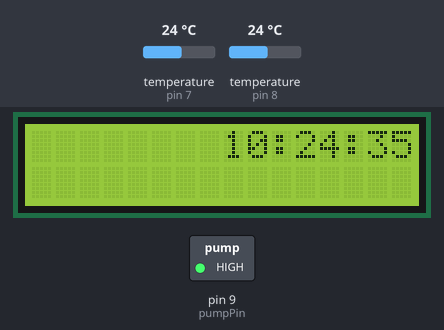
Simulated run of this sketch. Board: Arduino Uno, built with avr-gcc and run on an emulated ATmega328P. Parts: 16×2 character LCD, switched loads named in the sketch (green lamp = pin HIGH). The test bench sets the inputs (shaded band); at power-on: temperature (sensors on pin 7, pin 8) 24 °C. The local clock reads 2024-03-15 10:24:30 at power-on unless the sketch sets it.

Above: at 6.3 s.
6.4 s: temperature (sensor on pin 7) set to 12 °C
At 7.8 s:
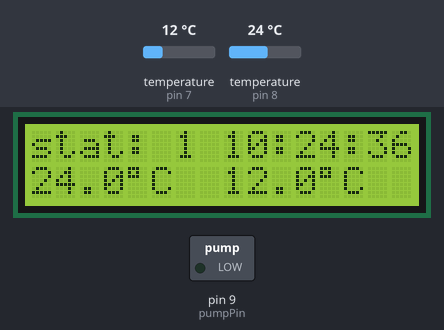
11.8 s: temperature (sensor on pin 8) set to 12 °C
At 13.2 s:
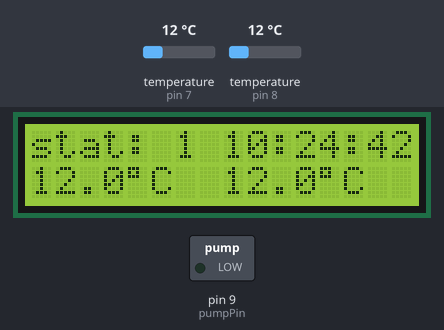
14.4 s: temperature (sensor on pin 7) set to 19 °C
At 15.5 s:
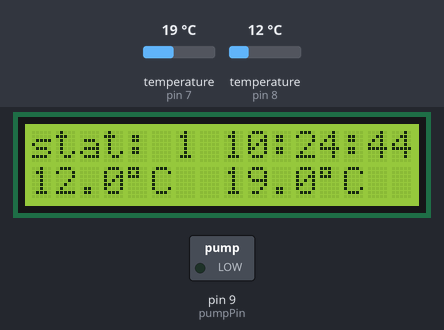
16.6 s: temperature (sensor on pin 8) set to 19 °C
At 18.8 s:
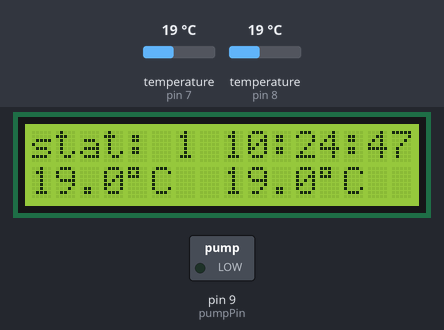
19.1 s: temperature (sensor on pin 7) set to 28 °C
At 19.8 s:
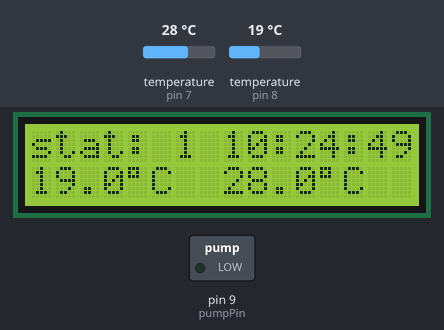
21.3 s: temperature (sensor on pin 8) set to 28 °C
At 23.1 s:
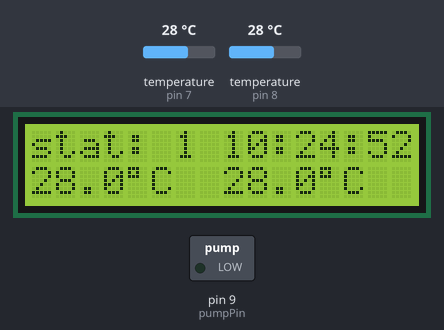
Timing chart, 0 to 24.6 s (numbered marks = the images above; inputs shaded):
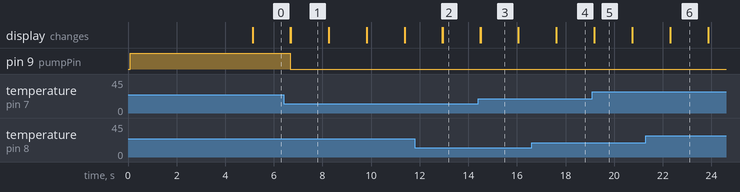

Measured:
- after the input at 11.8 s, the display: first changes after 1.1 s (image 2 shows a later state)
- after the input at 16.6 s, the display: first changes after 1.0 s (image 4 shows a later state)
- what the display in image 3 shows lasts 1.6 s, from 14.5 s to 16.1 s

The sketch:

pool1.ino
```cpp
#include <Wire.h>               // main library for the I2C bus
#include "ds3231.h"             // RTC library
#include <OneWire.h>            // library for the temp sensor
#include <DallasTemperature.h>  // library for the temp sensor
#include <LiquidCrystal_I2C.h>  // library for the LCD I2C display
#include <math.h>

const int pumpPin = 9;          // pin connected to the relay controlling the heating pump

// Settings for the LCD
const int lcdAddress = 0x27;    // LCD I2C serial address
const int en = 2, rw = 1, rs = 0, d4 = 4, d5 = 5, d6 = 6, d7 = 7, bl = 3; // LCD pinout
LiquidCrystal_I2C lcd(lcdAddress, en, rw, rs, d4, d5, d6,d7,bl, POSITIVE);  // Set the LCD I2C address

#define BUFF_MAX 128            // used for formatting of the RTC string

// DS18B20 Temprature sensors stuff
const int oneWirePin1 = 8;
const int oneWirePin2 = 7;
OneWire oneWire1(oneWirePin1);                     // creating oneWire bus object on pin oneWirePin
OneWire oneWire2(oneWirePin2);
DallasTemperature sensor1(&oneWire1);             // initialising temp sensors on the oneWire bus object
DallasTemperature sensor2(&oneWire2);
float currentTemp0;                            // used to hold temp data across
float currentTemp1;                            // used to hold temp data across

// delay without delay variables DwD
unsigned long currentMillis;

unsigned long startMillis1;
const unsigned long interval1 = 1000;  //the value is a number of milliseconds, ie 1 second

unsigned long startMillis2;
//unsigned long currentMillis2;
const unsigned long interval2 = 600000;  //the value is a number of milliseconds, ie 10 minuets
unsigned long startMillis3;
//unsigned long currentMillis3;
const unsigned long interval3 = 180000;  //the value is a number of milliseconds, ie 3 minuets

const int startNight = 19;
const int startMorning = 6;

int stat;    // device status
int ctFlag;  // temp flag.

void setup() {
  //Serial.begin(9600);           // starting serial communication
  Wire.begin();                 // starting I2C bus
  sensor1.begin();              // starting the DS18B20 Temp sensors
  sensor2.begin();              // starting the DS18B20 Temp sensors
  DS3231_init(DS3231_INTCN);    // initialising RTC object

  lcd.begin(16,2);               // initialize the lcd

  pinMode(pumpPin, OUTPUT);         // set pin connected to the relay to output
  digitalWrite(pumpPin, HIGH);   // make sure pump is off when system start

  startMillis1 = millis();       //initial start time for DwD

  //while(!Serial);               // making sure serial communication work
  //Serial.println("Here we go! ");

  lcd.home ();
  lcd.print("Here we go! ");
  delay(5000);
  lcd.clear();

  initStat();
  //Serial.print("System starting Status: ");
  //Serial.println(stat);

} // End of setup function

void loop() {

  struct ts t;                    // used to read from the RTC

  currentMillis = millis();       //get the current "time" for DwD
  if (currentMillis - startMillis1 >= interval1)  //test whether the period has elapsed
  {
    DS3231_get(&t);               // Read the time from the RTC module

    writeTime(&t,1);


    getTemp();
    writeTemp(currentTemp0,2);
    writeTemp(currentTemp1,3);

  lcd.setCursor ( 0, 0 );
  lcd.print("stat: ");
  lcd.print(stat);

  startMillis1 = currentMillis;  //IMPORTANT to save the start time state.
  }


  if (stat == 0) {                                    // check every 10 min if it's 6am
//      currentMillis2 = millis();       //get the current "time" for DwD
    if (currentMillis - startMillis2 >= interval2)  //test whether the period has elapsed
    {
      digitalWrite(pumpPin, LOW);   // turn pump off

      if (t.hour >= startMorning) {              // if it's after 6am, change status to '2'
        digitalWrite(pumpPin, HIGH);   // turn pump on
        startMillis3 = millis();       //initial start time for DwD
        stat = 2;
      }  // end if time check
  //Serial.println("Status 0 initiated by stat == 0");
      startMillis2 = currentMillis;  //IMPORTANT to save the start time state.
    }
  } // End if stat == 0
  else if (stat == 1) {                      // basicly a 10 min timer

    digitalWrite(pumpPin, LOW);   // turn pump off
 //   currentMillis2 = millis();                //get the current "time" for DwD
    if (currentMillis - startMillis2 >= interval2)  //test whether the period has elapsed
    {
        digitalWrite(pumpPin, HIGH);   // turn pump on
        startMillis3 = millis();       //initial start time for DwD
        stat = 2;                      // change to next status
      startMillis2 = currentMillis;  //IMPORTANT to save the start time state.
 //Serial.println("Status 2 initiated by stat == 1");
    }

  } // End if stat == 1
  else if (stat == 2) {

    digitalWrite(pumpPin, HIGH);   // turn pump on

//    currentMillis3 = millis();       //get the current "time" for DwD
    if (currentMillis - startMillis3 >= interval3)  //test whether the period has elapsed
    {

 //Serial.println("1 min elpased");
 //Serial.print("Check Temp: ");
    checkTemp();

      if (ctFlag) {
        digitalWrite(pumpPin, HIGH);   // make sure heat pump on
        stat = 3;
      } else {
        startMillis2 = millis();       //initial start time for DwD
        digitalWrite(pumpPin, LOW);   // turn heat pump off
        if (t.hour >= startNight) {
          stat = 0;
 //Serial.println("Status 0 initiated by stat == 2");
        } else {
          stat = 1;
 //Serial.println("Status 1 initiated by stat == 2");
        }

      }

      startMillis3 = currentMillis;  //IMPORTANT to save the start time state.
    }
  } // End if stat == 2
  else if (stat == 3) {
    digitalWrite(pumpPin, HIGH);   // make sure heat pump on
    checkTemp();
    if (ctFlag == 0) {
      digitalWrite(pumpPin, LOW);   // turn heat pump off
      startMillis3 = millis();       //initial start time for DwD
      stat = 2;
    }
  } // End of stat ==3

} // End of the loop function

void writeTemp(float t, int corner) {                            // writing the current temp to the LCD
                                                               // use of corner - 0-> Top left
                                                               //                 1-> Top right
                                                               //                 2-> Bottom left
                                                               //                 3-> Bottom right
  int topBottom;
  int rightLeftA;
  int rightLeftB;

  if (corner == 0) {       // little bit formating
    topBottom = 0;
    rightLeftA = 0;
    rightLeftB = 4;
  } else if (corner == 1) {
    topBottom = 0;
    rightLeftA = 8;
    rightLeftB = 12;
  } else if (corner == 2) {
    topBottom = 1;
    rightLeftA = 0;
    rightLeftB = 4;
  } else {
    topBottom = 1;
    rightLeftA = 8;
    rightLeftB = 12;
  }

  lcd.setCursor ( rightLeftA, topBottom );
  lcd.print(t);
  lcd.setCursor ( rightLeftB, topBottom );
  lcd.print((char)223);
  lcd.print("C");
} // End of writeTemp function

void writeTime(struct ts *t, int corner){     // writting current time to the LCD.
                                              // use of corner - 0-> Top left
                                              //                 1-> Top right
                                              //                 2-> Bottom left
                                              //                 3-> Bottom right
  char buff[BUFF_MAX];            // will hold the date time string
  timeStringFormat(buff, t);

  if (corner == 0) lcd.setCursor ( 0, 0 );       // little bit formating
  else if (corner == 1) lcd.setCursor ( 8, 0 );
  else if (corner == 2) lcd.setCursor ( 0, 1 );
  else lcd.setCursor ( 8, 1 );

  lcd.print(buff);
} // End of writeTime

void timeStringFormat (char *buff, struct ts *t) {
//  snprintf(buff, BUFF_MAX, "%d.%02d.%02d %02d:%02d:%02d", t->year, t->mon, t->mday, t->hour, t->min, t->sec);
  snprintf(buff, BUFF_MAX, "%02d:%02d:%02d", t->hour, t->min, t->sec);
} // End of the timeStringFormat function


void initStat(void){
  struct ts t;                  // holder for the time data
  DS3231_get(&t);               // Read the time from the RTC module

  if(t.hour > startNight ||t.hour < startMorning) {
    startMillis2 = millis();       //initial start time for DwD
    stat = 0;

 //Serial.println("Status 0 initiated by initStat");
  }
  else if (t.hour >=startMorning && t.hour <= startNight) {
            checkTemp();
            if (ctFlag) {
              startMillis3 = millis();       //initial start time for DwD
              stat = 2;
            }
 //Serial.println("Status 2 initiated by initStat");            }
            else {
              startMillis2 = millis();       //initial start time for DwD
              stat = 1;

 //Serial.println("Status 1 initiated by initStat");
            }
          }

} // End of initStat

void getTemp (void){

  sensor1.requestTemperatures();
  currentTemp0 = sensor1.getTempCByIndex(0);
  currentTemp0 = round(currentTemp0 * 10.0)/10.0;

  sensor2.requestTemperatures();
  currentTemp1 = sensor2.getTempCByIndex(0);
  currentTemp1 = round(currentTemp1 * 10.0)/10.0;
} // End of Get temp function

void checkTemp (void){

  if (currentTemp0 >= currentTemp1 +1) { ctFlag = 1; }
  else { ctFlag = 0;}

}
```
